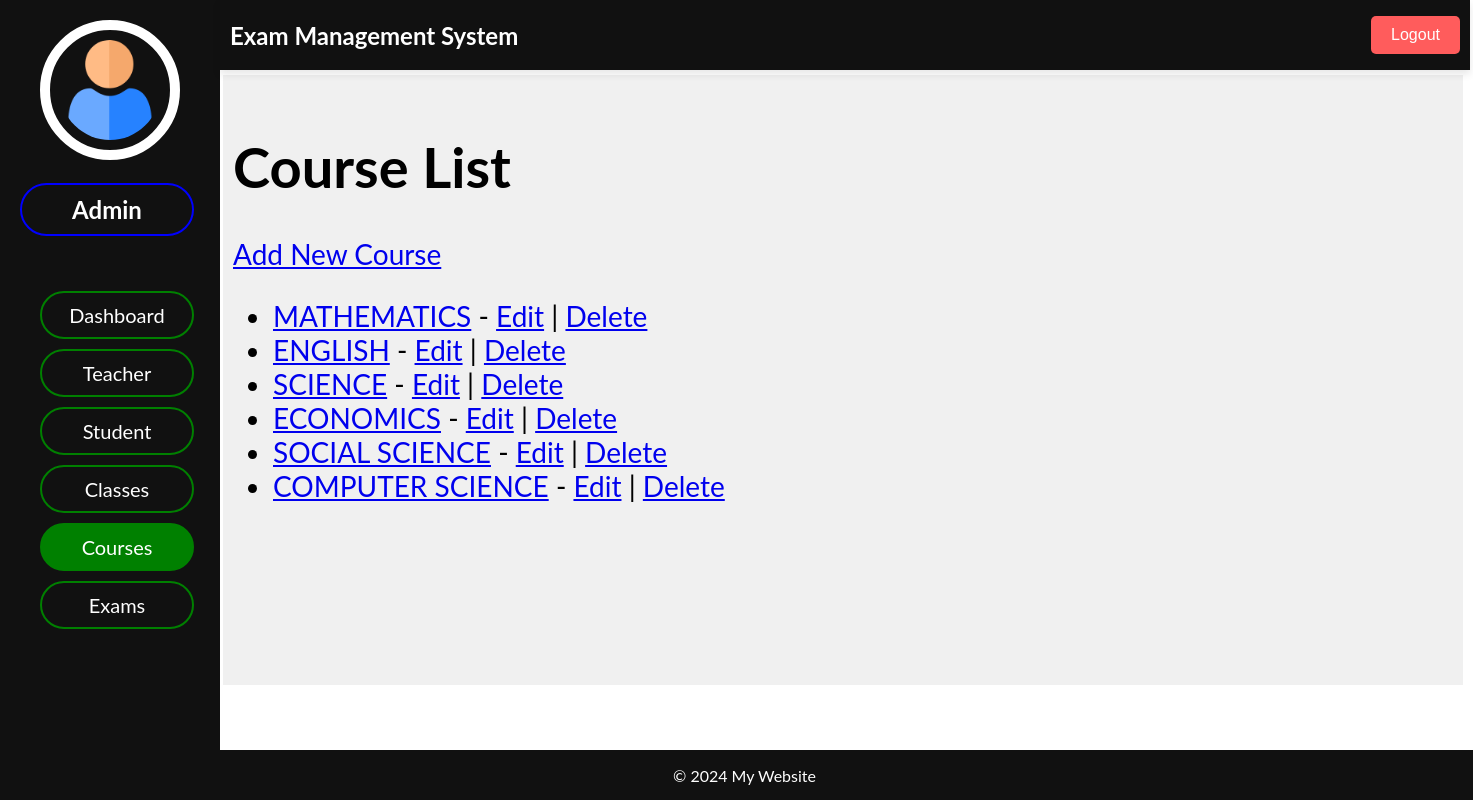
Page /adminpanel/courses/all on the committed database.
### admin_panel/models.py (models this page shows, shortened)
class Course(models.Model):
    course_id = models.AutoField(primary_key=True)
    name = models.CharField(max_length=100)

### admin_panel/views.py (the view)
# urls.py: path('courses/all', views.course_list, name='course_list'),
def course_list(request):
    courses = Course.objects.all()
    return render(request, 'courses/course_list.html', {'courses': courses})

### admin_panel/templates/courses/course_list.html (shortened to what this page needs)
{% extends "dashboard/index.html" %}
{% block header %}
    {% include "dashboard/header.html" %}
{% endblock header %}
{% block sidenav %}
    {% include "courses/sidenav.html" %}
{% endblock sidenav %}
{% block main %}
    <h1>Course List</h1>
    <a href="{% url 'course_create' %}">Add New Course</a>
    <ul>
        {% for course in courses %}
            <li>
                <a href="{% url 'course_detail' course.pk %}">{{ course.name }}</a> -
                <a href="{% url 'course_update' course.pk %}">Edit</a> |
                <a href="{% url 'course_delete' course.pk %}">Delete</a>
            </li>
        {% endfor %}
    </ul>
{% endblock main %}
{% block footer %}
    {% include "dashboard/footer.html" %}
{% endblock footer %}

### admin_panel/static/css/index.css (style rules this page uses)
body { font-family: "Lato", sans-serif; }

### rows in the picture
Course: name "MATHEMATICS"
Course: name "ENGLISH"
Course: name "SCIENCE"
Course: name "ECONOMICS"
Course: name "SOCIAL SCIENCE"
Course: name "COMPUTER SCIENCE"
